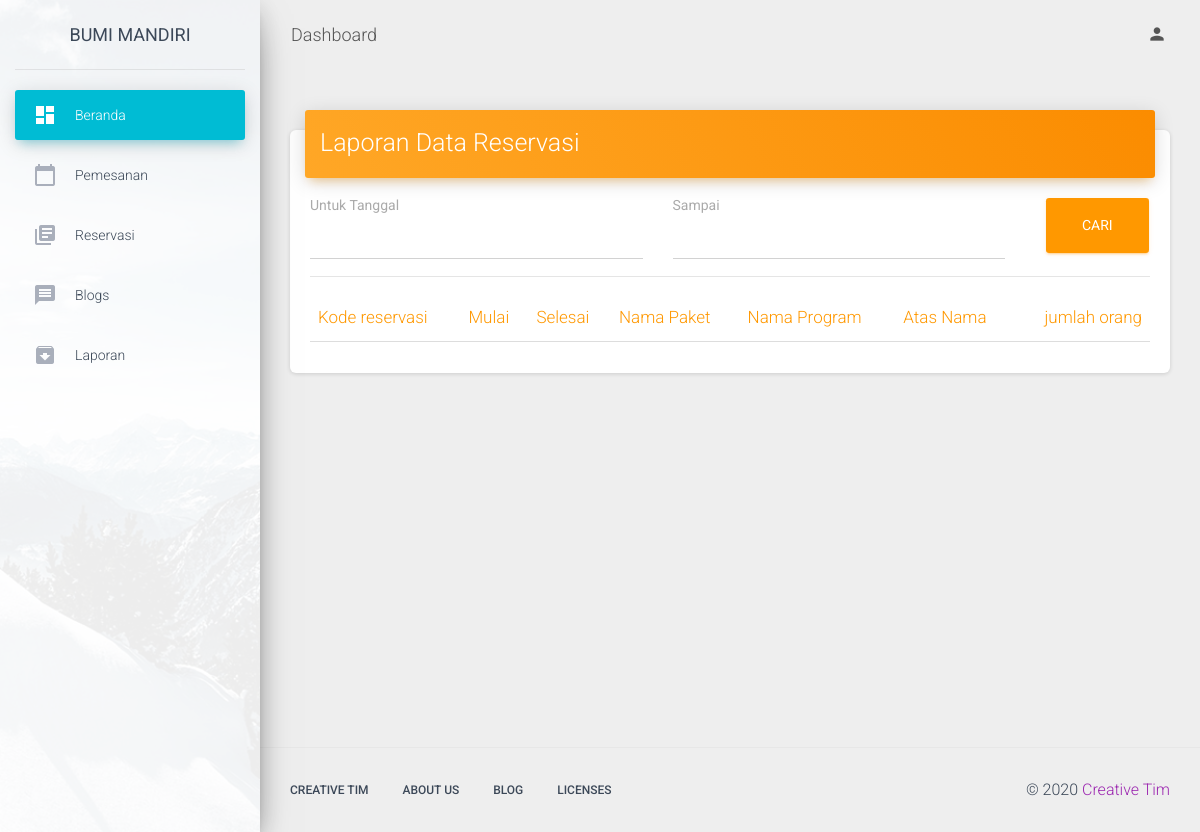
Before: /index.php/admin/laporan_reservasi_src with the older database file.
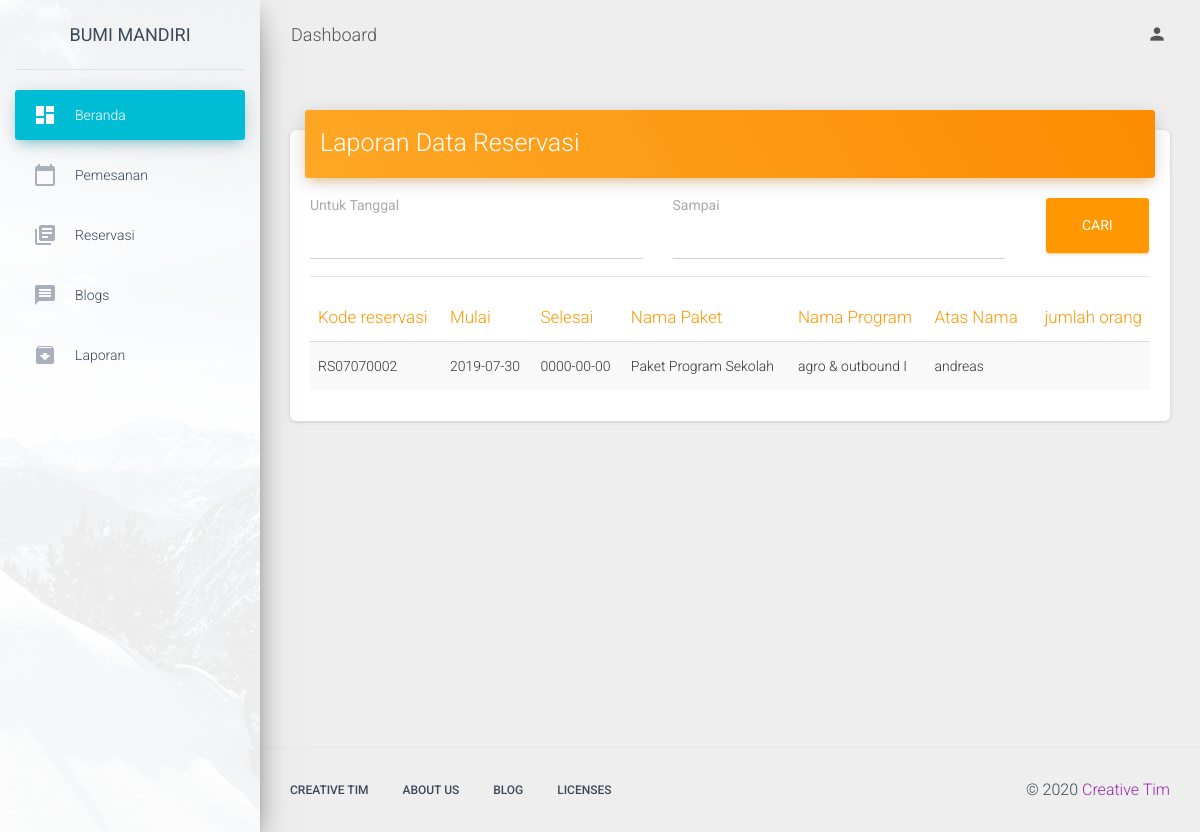
After: the same page with the newer database file.
### tables this page shows
CREATE TABLE IF NOT EXISTS `reservasi` (
  `id` int(11) NOT NULL AUTO_INCREMENT,
  `kode_reservasi` char(20) NOT NULL,
  `tgl_masuk` date NOT NULL,
  `tgl_keluar` date NOT NULL,
  `paket_program_id` int(11) NOT NULL,
  `pembayaran` varchar(8) NOT NULL,
  `id_pelanggan` int(11) NOT NULL,
  `bukti` varchar(100) NOT NULL,
  PRIMARY KEY (`id`),
  KEY `kode_reservasi` (`kode_reservasi`)
);

CREATE TABLE IF NOT EXISTS `paket_jenis` (
  `id` int(11) NOT NULL AUTO_INCREMENT,
  `nama_paket` varchar(30) NOT NULL,
  `deskripsi` varchar(80) NOT NULL,
  PRIMARY KEY (`id`)
);

CREATE TABLE IF NOT EXISTS `paket_program` (
  `id` int(11) NOT NULL AUTO_INCREMENT,
  `nama_program` varchar(30) NOT NULL,
  `fasilitas` varchar(100) NOT NULL,
  `konsumsi` varchar(80) NOT NULL,
  `lama_kegiatan` varchar(20) NOT NULL,
  `jumlah_hari` int(11) NOT NULL,
  `harga` int(11) NOT NULL,
  `status` int(11) NOT NULL,
  `paket_jenis_id` int(11) NOT NULL,
  PRIMARY KEY (`id`)
);

CREATE TABLE IF NOT EXISTS `pelanggan` (
  `id` int(11) NOT NULL,
  `nama_depan` varchar(80) NOT NULL,
  `nama_belakang` varchar(80) NOT NULL,
  `email` varchar(80) NOT NULL,
  `username` varchar(80) NOT NULL,
  `password` char(60) NOT NULL,
  `tgl_reg` date NOT NULL,
  PRIMARY KEY (`id`)
);

### application/controllers/Admin.php (called while the page is built, shortened)
<?php
class Admin extends CI_Controller {
	function __construct(){
		$this->load->helper('url');
        $this->load->helper('text');
        $this->load->library('pdf');
		$this->load->model('Admin_model');
		$this->load->model('Paket_model');
		$this->load->model('Petugas_model');
		$this->load->model('Pelanggan_model');
		$this->load->model('Reservasi_model');
		$this->load->model('Post_model');
		$this->load->model('Testimoni_model');
		$this->load->model('Pemesanan');
	}
	public function laporan_reservasi_src()
	{
		$datein = $this->input->get('datein');
		$dateout = $this->input->get('dateout');
		$data=array('res'=>$this->Reservasi_model->src_reservasi_detail_filterDate($datein,$dateout));
		$this->load->view('admin/template/head');
		$this->load->view('admin/template/sidebar');
		$this->load->view('admin/reservasi_laporan_hsl', $data);
		$this->load->view('admin/template/foot');
	}
}

### index.php (called while the page is built, shortened)
<?php
require_once BASEPATH.'core/CodeIgniter.php';

### application/models/Reservasi_model.php (called while the page is built, shortened)
<?php
class Reservasi_model extends CI_Model {
	function src_reservasi_detail_filterDate($datein,$dateout){
		$result=$this->db->query("SELECT reservasi.id, reservasi.kode_reservasi, reservasi.tgl_masuk, reservasi.tgl_keluar, paket_jenis.nama_paket, paket_program.nama_program, reservasi.jumlah_org, pelanggan.nama_depan FROM reservasi INNER JOIN paket_program on reservasi.paket_program_id=paket_program.id INNER JOIN paket_jenis on paket_program.paket_jenis_id=paket_jenis.id INNER JOIN pelanggan on reservasi.id_pelanggan=pelanggan.id WHERE (tgl_keluar>='$datein' and tgl_keluar<='$dateout') AND reservasi.pembayaran='LUNAS' " );
        return $result;
	}
}

### application/views/admin/reservasi_laporan_hsl.php (the view, shortened to what the changed rows need)
<!DOCTYPE html>
<html lang="en">
    <div class="main-panel">
      <div class="content">
        <div class="container-fluid">
          <div class="">
              <div class="card">
                <div class="card-body table-responsive">
                  <table id="laporan" class="table table-hover  table-striped">
                    <thead class="text-warning">
                      <th>Kode reservasi</th>
                      <th>Mulai</th>
                      <th>Selesai</th>
                      <th>Nama Paket</th>
                      <th>Nama Program</th>
                      <th>Atas Nama</th>
                      <th class="text-right">jumlah orang</th>
                    </thead>
                    <tbody>
                    <?php foreach ($res->result() as $post): ?>
                      <tr>
                        <td><?php echo $post->kode_reservasi ?></td>
                        <td><?php echo $post->tgl_masuk ?></td>
                        <td><?php echo $post->tgl_keluar ?></td>
                        <td><?php echo $post->nama_paket ?></td>
                        <td><?php echo $post->nama_program ?></td>
                        <td><?php echo $post->nama_depan ?></td>
                        <td class="text-right"><?php echo $post->jumlah_org ?></td>
                      </tr>
                    <?php endforeach; ?>
                    </tbody>
                  </table>
                </div>
              </div>
            </div>
        </div>
      </div>
    </div>
  </div>

Changed rows visible on the page:
added reservasi: kode_reservasi "RS07070002", tgl_masuk "2019-07-30", tgl_keluar "0000-00-00", paket_jenis.nama_paket "Paket Program Sekolah", paket_program.nama_program "agro & outbound I", id_pelanggan.nama_depan "andreas"
